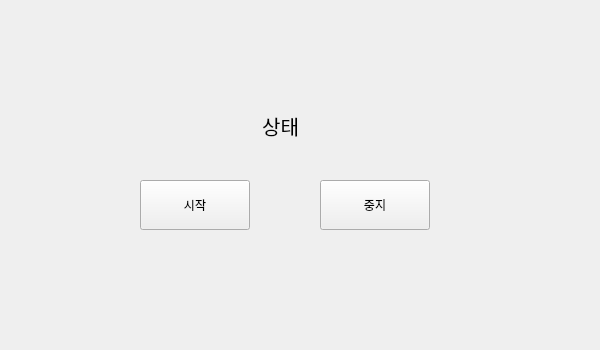
<?xml version="1.0" encoding="UTF-8"?>
<ui version="4.0">
 <class>Form</class>
 <widget class="QWidget" name="Form">
  <property name="geometry">
   <rect>
    <x>0</x>
    <y>0</y>
    <width>600</width>
    <height>350</height>
   </rect>
  </property>
  <property name="maximumSize">
   <size>
    <width>600</width>
    <height>350</height>
   </size>
  </property>
  <property name="windowTitle">
   <string>QtDesigner 연습</string>
  </property>
  <widget class="QLabel" name="lblStatus">
   <property name="geometry">
    <rect>
     <x>200</x>
     <y>90</y>
     <width>161</width>
     <height>71</height>
    </rect>
   </property>
   <property name="font">
    <font>
     <family>맑은 고딕 Semilight</family>
     <pointsize>15</pointsize>
     <weight>50</weight>
     <bold>false</bold>
    </font>
   </property>
   <property name="text">
    <string>상태</string>
   </property>
   <property name="alignment">
    <set>Qt::AlignCenter</set>
   </property>
  </widget>
  <widget class="QPushButton" name="btnStart">
   <property name="geometry">
    <rect>
     <x>140</x>
     <y>180</y>
     <width>110</width>
     <height>50</height>
    </rect>
   </property>
   <property name="font">
    <font>
     <family>맑은 고딕 Semilight</family>
    </font>
   </property>
   <property name="text">
    <string>시작</string>
   </property>
  </widget>
  <widget class="QPushButton" name="btnStop">
   <property name="geometry">
    <rect>
     <x>320</x>
     <y>180</y>
     <width>110</width>
     <height>50</height>
    </rect>
   </property>
   <property name="font">
    <font>
     <family>맑은 고딕 Semilight</family>
    </font>
   </property>
   <property name="text">
    <string>중지</string>
   </property>
  </widget>
 </widget>
 <resources/>
 <connections/>
</ui>
